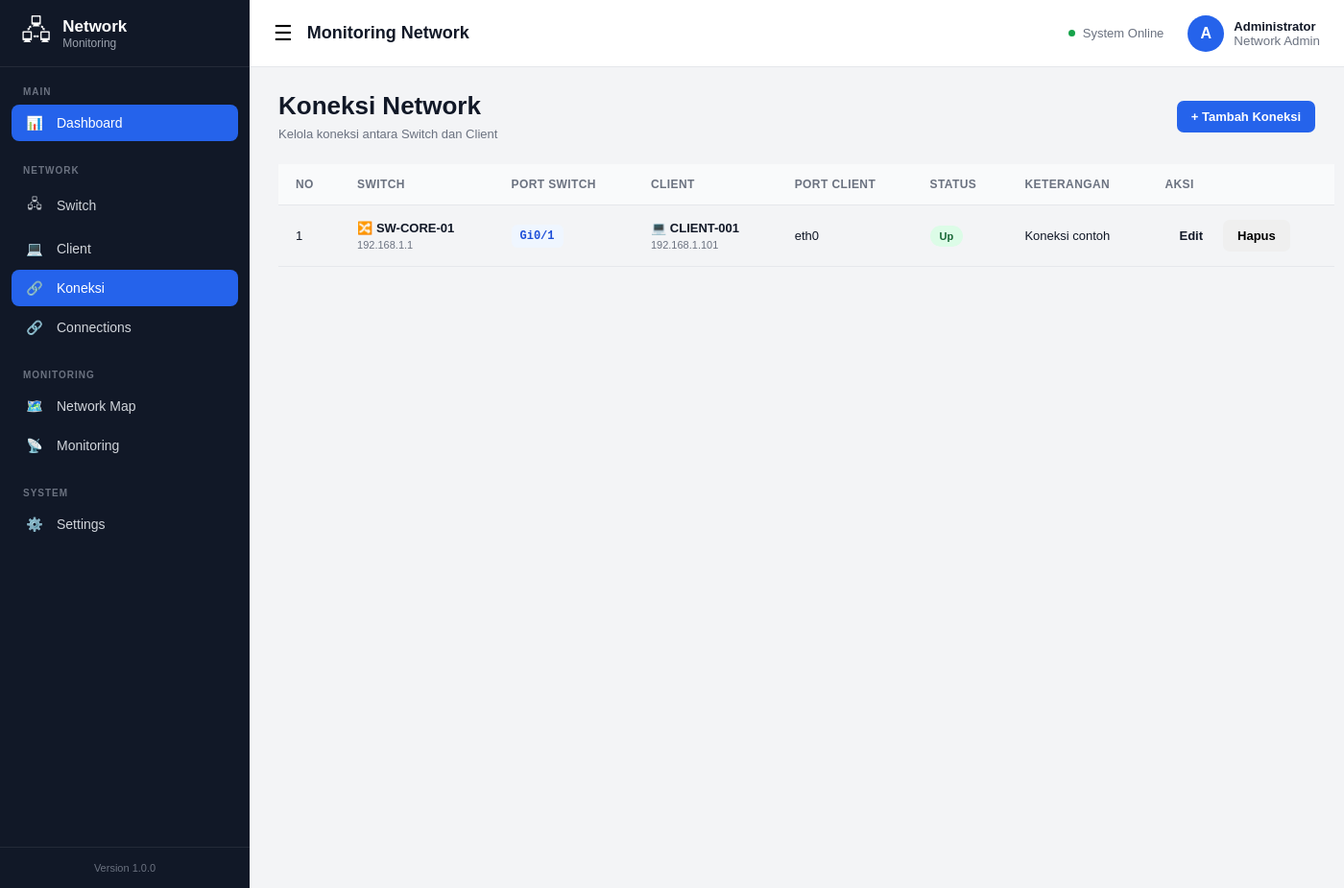
Page /?page=connection on the committed database.
### tables this page shows
CREATE TABLE IF NOT EXISTS connections (

    id INT UNSIGNED AUTO_INCREMENT PRIMARY KEY,

    switch_id INT UNSIGNED NOT NULL,

    client_id INT UNSIGNED NOT NULL,

    switch_port VARCHAR(50) NULL,

    client_port VARCHAR(50) NULL,

    connection_type VARCHAR(50)
        DEFAULT 'ethernet',

    status ENUM(
        'up',
        'down',
        'unknown'
    ) DEFAULT 'unknown',

    description TEXT NULL,

    created_at TIMESTAMP DEFAULT CURRENT_TIMESTAMP,

    updated_at TIMESTAMP
        DEFAULT CURRENT_TIMESTAMP
        ON UPDATE CURRENT_TIMESTAMP,

    CONSTRAINT fk_connection_switch
        FOREIGN KEY (switch_id)
        REFERENCES switches(id)
        ON DELETE CASCADE
        ON UPDATE CASCADE,

    CONSTRAINT fk_connection_client
        FOREIGN KEY (client_id)
        REFERENCES clients(id)
        ON DELETE CASCADE
        ON UPDATE CASCADE

);

CREATE TABLE IF NOT EXISTS switches (

    id INT UNSIGNED AUTO_INCREMENT PRIMARY KEY,

    name VARCHAR(100) NOT NULL,

    hostname VARCHAR(100) NULL,

    ip_address VARCHAR(45) NULL,

    location VARCHAR(255) NULL,

    latitude DECIMAL(10,7) NULL,

    longitude DECIMAL(10,7) NULL,

    status ENUM(
        'online',
        'offline',
        'maintenance'
    ) DEFAULT 'offline',

    description TEXT NULL,

    created_at TIMESTAMP DEFAULT CURRENT_TIMESTAMP,

    updated_at TIMESTAMP
        DEFAULT CURRENT_TIMESTAMP
        ON UPDATE CURRENT_TIMESTAMP

);

CREATE TABLE IF NOT EXISTS clients (

    id INT UNSIGNED AUTO_INCREMENT PRIMARY KEY,

    name VARCHAR(100) NOT NULL,

    hostname VARCHAR(100) NULL,

    ip_address VARCHAR(45) NULL,

    mac_address VARCHAR(17) NULL,

    location VARCHAR(255) NULL,

    latitude DECIMAL(10,7) NULL,

    longitude DECIMAL(10,7) NULL,

    status ENUM(
        'online',
        'offline',
        'maintenance'
    ) DEFAULT 'offline',

    description TEXT NULL,

    created_at TIMESTAMP DEFAULT CURRENT_TIMESTAMP,

    updated_at TIMESTAMP
        DEFAULT CURRENT_TIMESTAMP
        ON UPDATE CURRENT_TIMESTAMP

);

### controllers/ConnectionController.php (called while the page is built, shortened)
<?php
require_once __DIR__ . '/../models/ConnectionModel.php';
class ConnectionController
{
    private ConnectionModel $model;
    public function __construct(PDO $pdo)
    {
        $this->model = new ConnectionModel($pdo);
    }
    public function index(): void
    {
        $connections = $this->model->getAll();
        require __DIR__ . '/../views/connection/index.php';
    }
}

### models/ConnectionModel.php (called while the page is built, shortened)
<?php
class ConnectionModel
{
    private PDO $pdo;
    public function __construct(PDO $pdo)
    {
        $this->pdo = $pdo;
    }
    public function getAll(): array
    {
        $sql = "
            SELECT
                c.id,
                c.switch_id,
                c.client_id,
                c.switch_port,
                c.client_port,
                c.status,
                c.description,
                c.created_at,
                c.updated_at,
                s.name AS switch_name,
                s.hostname AS switch_hostname,
                s.ip_address AS switch_ip,
                cl.name AS client_name,
                cl.hostname AS client_hostname,
                cl.ip_address AS client_ip,
                cl.mac_address AS client_mac
            FROM connections c
            INNER JOIN switches s
                ON s.id = c.switch_id
            INNER JOIN clients cl
                ON cl.id = c.client_id
            ORDER BY
                s.name ASC,
                c.switch_port ASC
        ";
        return $this->pdo
            ->query($sql)
            ->fetchAll(PDO::FETCH_ASSOC);
    }
}

### views/connection/index.php (the view, shortened to what this page needs)
<?php
require __DIR__ . '/../layouts/header.php';
?>
<div class="connection-container">
    <div class="page-header">
        <div>
            <h1>Koneksi Network</h1>
            <p>
                Kelola koneksi antara Switch dan Client
            </p>
        </div>
        <div>
            <a
                href="<?= BASE_URL ?>?page=connection&action=create"
                class="btn btn-primary"
            >
                + Tambah Koneksi
            </a>
        </div>
    </div>
    <div class="table-card">
        <div class="table-responsive">
            <table class="data-table connection-table">
                <thead>
                    <tr>
                        <th>No</th>
                        <th>Switch</th>
                        <th>Port Switch</th>
                        <th>Client</th>
                        <th>Port Client</th>
                        <th>Status</th>
                        <th>Keterangan</th>
                        <th>Aksi</th>
                    </tr>
                </thead>
                <tbody>
                <?php if (
                    empty($connections)
                ): ?>
                    <tr>
                        <td
                            colspan="8"
                            class="empty-state"
                        >
                            Belum ada data koneksi.
                        </td>
                    </tr>
                <?php else: ?>
                    <?php foreach (
                        $connections as $index => $connection
                    ): ?>
                        <tr>
                            <td>
                                <?= $index + 1 ?>
                            </td>
                            <td>
                                <div class="device-name">
                                    🔀
                                    <?= htmlspecialchars(
                                        $connection['switch_name']
                                    ) ?>
                                </div>
                                <?php if (
                                    !empty(
                                        $connection['switch_ip']
                                    )
                                ): ?>
                                    <small>
                                        <?= htmlspecialchars(
                                            $connection['switch_ip']
                                        ) ?>
                                    </small>
                                <?php endif; ?>
                            </td>
                            <td>
                                <span class="port-badge">
                                    <?= htmlspecialchars(
                                        $connection['switch_port']
                                    ) ?>
                                </span>
                            </td>
                            <td>
                                <div class="device-name">
                                    💻
                                    <?= htmlspecialchars(
                                        $connection['client_name']
                                    ) ?>
                                </div>
                                <?php if (
                                    !empty(
                                        $connection['client_ip']
                                    )
                                ): ?>
                                    <small>
                                        <?= htmlspecialchars(
                                            $connection['client_ip']
                                        ) ?>
                                    </small>
                                <?php endif; ?>
                            </td>
                            <td>
                                <?= htmlspecialchars(
                                    $connection['client_port']
                                    ?? '-'
                                ) ?>
                            </td>
                            <td>
                                <?php
                                $status =
                                    $connection['status'];
                                $statusLabel =
                                    ucfirst($status);
                                ?>
                                <span
                                    class="connection-status status-<?= htmlspecialchars(
                                        $status
                                    ) ?>"
                                >
                                    <?= $statusLabel ?>
                                </span>
                            </td>
                            <td>
                                <?= htmlspecialchars(
                                    $connection['description']
                                    ?? '-'
                                ) ?>
                            </td>
                            <td>
                                <div class="action-buttons">
                                    <a
                                        href="<?= BASE_URL ?>?page=connection&action=edit&id=<?= (int) $connection['id'] ?>"
                                        class="btn btn-sm btn-warning"
                                    >
                                        Edit
                                    </a>
	<form
    			method="POST"
    			action="<?= BASE_URL ?>?page=connection&action=delete"
    			class="inline-form"
    			onsubmit="return confirm('Hapus koneksi ini?')"
		>
    		<button
        		type="submit"
        		class="btn btn-sm btn-danger"
    		>
        		Hapus
    		</button>
	</form>
                                </div>
                            </td>
                        </tr>
                    <?php endforeach; ?>
                <?php endif; ?>
                </tbody>
            </table>
        </div>
    </div>
</div>
<?php require __DIR__ . '/../layouts/footer.php'; ?>

### rows in the picture
connections: switch.name "SW-CORE-01", switch.ip_address "192.168.1.1", switch_port "Gi0/1", client.name "CLIENT-001", client.ip_address "192.168.1.101", client_port "eth0", status "Up", description "Koneksi contoh"

### other values in the picture
APP_NAME "Monitoring Network"
APP_VERSION "1.0.0"
